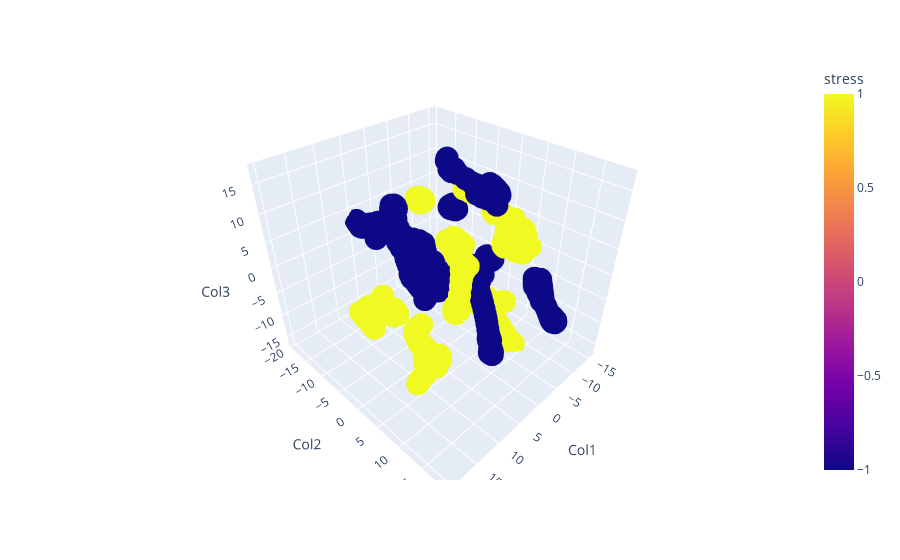

Write notebook code for a chart like this one.
### Code cell
# t-SNE v1.2
n_compo = 3
perpx = 100
lr = 200
iters = 5000
driver = '06'
tsne_v1_2 = tsne_helper(n_compo, perpx, lr, driver)

### Figure 1 — Plotly figure (JSON) as saved in the notebook; plotly's stock layout.template omitted (floating-point values rounded to 4 significant figures; data arrays with more than 128 entries replaced by an {"elided": "..."} marker saying what was removed)
{"data": [{"hoverlabel": {"namelength": 0}, "hovertemplate": "Col1=%{x}<br>Col2=%{y}<br>Col3=%{z}<br>stress=%{marker.color}", "legendgroup": "", "marker": {"color": {"elided": "4960 int values"}, "coloraxis": "coloraxis", "symbol": "circle"}, "mode": "markers", "name": "", "scene": "scene", "showlegend": false, "type": "scatter3d", "x": {"elided": "4960 float values"}, "y": {"elided": "4960 float values"}, "z": {"elided": "4960 float values"}}], "layout": {"coloraxis": {"colorbar": {"title": {"text": "stress"}}, "colorscale": [[0, "#0d0887"], [0.1111, "#46039f"], [0.2222, "#7201a8"], [0.3333, "#9c179e"], [0.4444, "#bd3786"], [0.5556, "#d8576b"], [0.6667, "#ed7953"], [0.7778, "#fb9f3a"], [0.8889, "#fdca26"], [1, "#f0f921"]]}, "legend": {"tracegroupgap": 0}, "margin": {"t": 60}, "scene": {"domain": {"x": [0, 1], "y": [0, 1]}, "xaxis": {"title": {"text": "Col1"}}, "yaxis": {"title": {"text": "Col2"}}, "zaxis": {"title": {"text": "Col3"}}}}}
